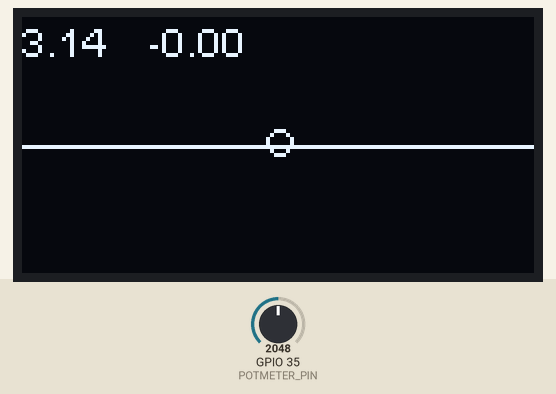
The program below on a simulated ESP32. Shown: 128×64 one-colour display. The test bench sets the inputs (shaded band); at power-on: GPIO 35 (POTMETER_PIN) = 2048.

Above: at 1.2 s.
1.3 s: GPIO 35 (POTMETER_PIN) set to 2014
At 2.5 s:
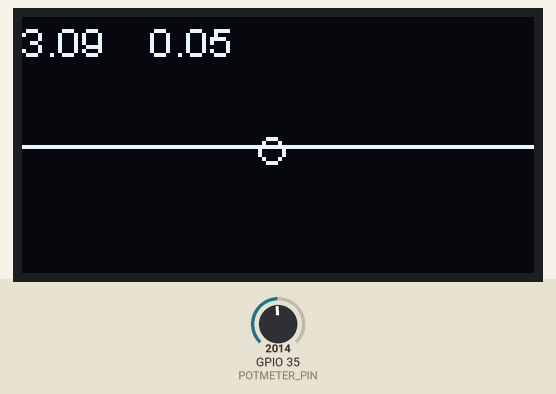
2.8 s: GPIO 35 (POTMETER_PIN) set to 2047
At 4.0 s:
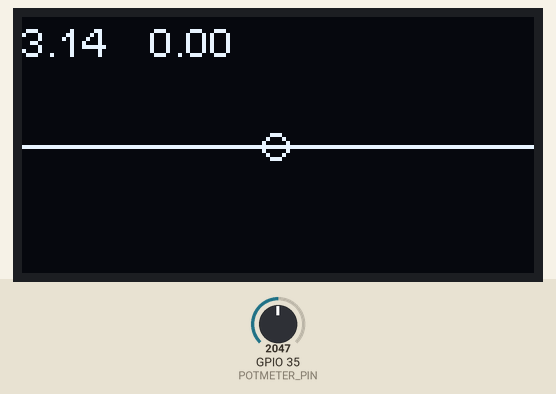
4.3 s: GPIO 35 (POTMETER_PIN) set to 1228
At 4.8 s:
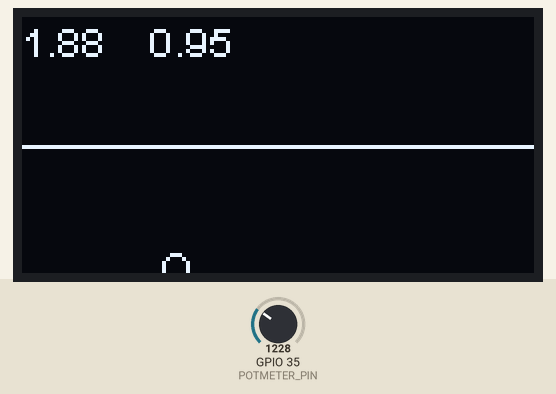
Timing chart, 0 to 7.3 s (numbered marks = the images above; inputs shaded):
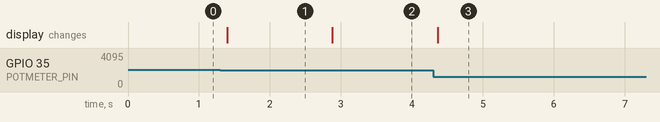

Measured:
- the behaviour switches between 2048 and 2047 on GPIO 35 (POTMETER_PIN) (found by bisection; images 0 and 1)
- after the input at 1.3 s, the display: changes after 0.10 s (image 1)
- after the input at 2.8 s, the display: changes after 0.08 s (image 2)
- after the input at 4.3 s, the display: changes after 0.07 s (image 3)

The program:

main.cpp
```cpp
#include "Arduino.h"
#include <Wire.h>               // Only needed for Arduino 1.6.5 and earlier
#include "SSD1306Wire.h"        // legacy: #include "SSD1306.h"
#include <math.h>

#define POTMETER_PIN 35
#define SCREEN_WIDTH 128
#define SCREEN_HEIGHT 64

constexpr float MAX_X = 2.0f*PI;

SSD1306Wire display(0x3c, SDA, SCL);

void setup() {
    Serial.begin(115200);
    pinMode(POTMETER_PIN, INPUT);
    display.init();
}

void loop() {
    display.clear();

    auto x = ((float)analogRead(POTMETER_PIN)/4095.0f)*MAX_X;
    auto y = sinf(x);

    display.setTextAlignment(TEXT_ALIGN_LEFT);
    display.setFont(ArialMT_Plain_10);
    display.drawString(0, 0, String(x));
    display.drawString(32, 0, String(y));

    display.drawCircle((int)floor(x/MAX_X*SCREEN_WIDTH), (int)floor((y*0.5f+0.5f)*SCREEN_HEIGHT), 3);
    display.drawLine(0, SCREEN_HEIGHT/2, SCREEN_WIDTH, SCREEN_HEIGHT/2);

    display.display();

    delay(100);
}
```
